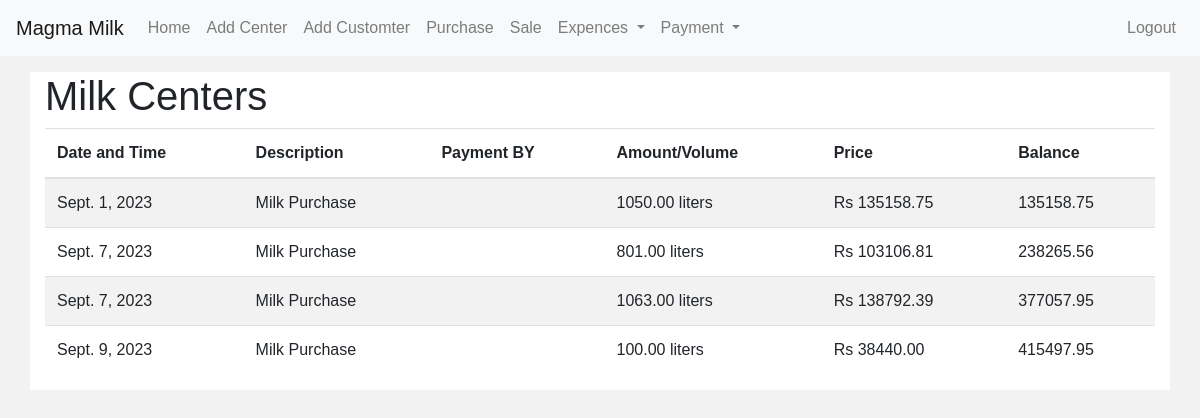
The page /view_center/3/ on the database its author committed.
### Store/models.py (models this page shows, shortened)
class MilkPurchase(models.Model):
    milk_center = models.ForeignKey('MilkCenter', on_delete=models.CASCADE)
    purchase_date = models.DateField()
    volume = models.DecimalField(max_digits=10, decimal_places=2)
    price_per_liter = models.DecimalField(max_digits=10, decimal_places=2)
    LR = models.DecimalField(max_digits=10, decimal_places=2)
    Fat = models.DecimalField(max_digits=10, decimal_places=2)
    SNF = models.DecimalField(max_digits=10, decimal_places=2)
    price_on_TS = models.DecimalField(max_digits=10, decimal_places=2)
    total_price = models.DecimalField(max_digits=10, decimal_places=2)
    purchase_datetime = models.DateTimeField(auto_now_add=True)

### Store/views.py (the view)
# urls.py: path('view_center/<int:pid>/', views.view_center, name='view_center'),
def view_center(request, pid):
    customer = get_object_or_404(MilkCenter, id=pid)
    milk_purchases = MilkPurchase.objects.filter(milk_center__id=pid)
    payments = MakePayment.objects.filter(milk_center__id=pid)
    milk_purchases = milk_purchases.annotate(source=models.Value('MilkPurchase', output_field=models.CharField()))
    payments = payments.annotate(source=models.Value('MakePayment', output_field=models.CharField()))
    combined_data = list(milk_purchases) + list(payments)
    combined_data.sort(key=lambda x: x.purchase_date if x.source == 'MilkPurchase' else x.payment_date)
    balance = 0
    for entry in combined_data:
        if entry.source == 'MilkPurchase':
            balance += entry.total_price
        else:
            balance -= entry.amount
        entry.balance = balance
    context = {
        'pid':pid,
        'combined_data': combined_data,
        'customer': customer,  # Pass the customer object to the template
    }
    return render(request, 'manager/view_center.html', context)

### Store/templates/manager/view_center.html (shortened to what this page needs)
{% extends 'manager/manager_dashbord.html' %}
{% block content %}
<div class="container bg-white mt-3">
    <h1>Milk Centers</h1>
    <div class="table-responsive">
        <table class="table table-striped">
            <thead>
                <tr>
                    <th>Date and Time</th>
                    <th>Description</th>
                    <th>Payment BY</th>
                    <th>Amount/Volume</th>
                    <th>Price</th>
                    <th>Balance</th>
                </tr>
            </thead>
            <tbody>
                {% for entry in combined_data %}
                <tr>
                    <td>
                        {% if entry.source == 'MilkPurchase' %}
                            {{ entry.purchase_date }}
                        {% else %}
                            {{ entry.payment_date }}
                        {% endif %}
                    </td>
                    <td>
                        {% if entry.source == 'MilkPurchase' %}
                            Milk Purchase
                        {% else %}
                            Payment
                        {% endif %}
                    </td>
                    <td>
                    </td>
                    <td>
                        {% if entry.source == 'MilkPurchase' %}
                            {{ entry.volume }} liters
                        {% else %}
                            Rs {{ entry.amount }}
                        {% endif %}
                    </td>
                    <td>
                        {% if entry.source == 'MilkPurchase' %}
                           Rs {{ entry.total_price }}
                        {% endif %}
                    </td>
                    <td>
                        {{ entry.balance }}
                    </td>
                </tr>
            {% endfor %}
            </tbody>
        </table>
    </div>
</div>
{% endblock content %}

### Store/templates/manager/manager_dashbord.html (shortened to what this page needs)
<!DOCTYPE html>
<html lang="en">
<head>
<link rel="stylesheet" href="https://stackpath.bootstrapcdn.com/bootstrap/4.5.2/css/bootstrap.min.css">
<link rel="stylesheet" href="https://cdnjs.cloudflare.com/ajax/libs/font-awesome/6.1.0/css/all.min.css">
 <link href="https://cdn.jsdelivr.net/npm/bootstrap-icons@1.18.0/font/bootstrap-icons.css" rel="stylesheet">
</head>
<body>
    <nav class="navbar navbar-expand-lg navbar-light bg-light">
        <a class="navbar-brand" href="/manager_dashbord/">Magma Milk</a>
        <div class="collapse navbar-collapse" id="navbarNav">
            <ul class="navbar-nav mr-auto">
                <li class="nav-item">
                    <a class="nav-link" href="/manager_dashbord/">Home</a>
                </li>
                <li class="nav-item">
                    <a class="nav-link" href="/add_center/">Add Center</a>
                </li>
                <li class="nav-item">
                    <a class="nav-link" href="/add_customer/">Add Customter</a>
                </li>
                <li class="nav-item">
                    <a class="nav-link" href="/purchase_milk/">Purchase</a>
                </li>
                <li class="nav-item">
                    <a class="nav-link" href="/sale_milk/">Sale</a>
                </li>
                <li class="nav-item dropdown">
                    <a class="nav-link dropdown-toggle" href="#" id="navbarDropdown" role="button" data-bs-toggle="dropdown" aria-expanded="false">
                      Expences
                    </a>
                  </li>
                <li class="nav-item dropdown">
                    <a class="nav-link dropdown-toggle" href="#" id="navbarDropdown" role="button" data-bs-toggle="dropdown" aria-expanded="false">
                      Payment
                    </a>
                  </li>
            </ul>
            <ul class="navbar-nav">
                <li class="nav-item">
                    <a class="nav-link" href="{% url 'signout'%}">Logout</a>
                </li>
            </ul>
        </div>
    </nav>
    <main>
        {% block content %}{% endblock %}
    </main>
</body>
</html>

### Store/templates/manager/view_center.html (style rules this page uses)
body { font-family: Arial, sans-serif; background-color: #f2f2f2; margin: 0; padding: 0; }

### rows shown on the page
MilkPurchase: purchase_date "Sept. 1, 2023", shows "Milk Purchase", volume "1050.00", total_price "135158.75", balance "135158.75"
MilkPurchase: purchase_date "Sept. 7, 2023", shows "Milk Purchase", volume "801.00", total_price "103106.81", balance "238265.56"
MilkPurchase: purchase_date "Sept. 7, 2023", shows "Milk Purchase", volume "1063.00", total_price "138792.39", balance "377057.95"
MilkPurchase: purchase_date "Sept. 9, 2023", shows "Milk Purchase", volume "100.00", total_price "38440.00", balance "415497.95"
